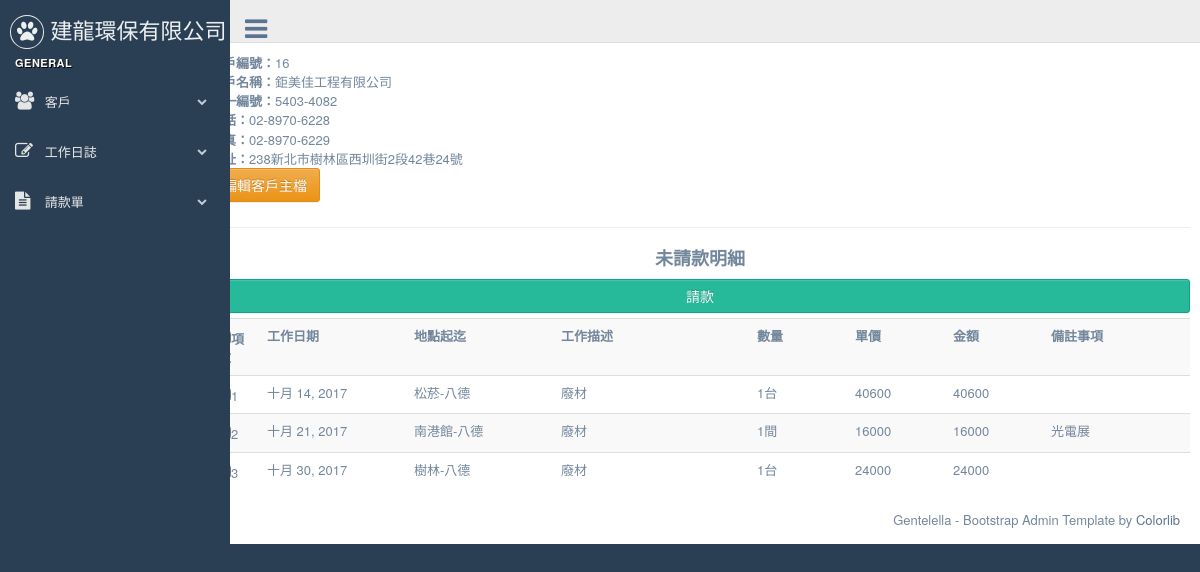
/customers/16/, run on an earlier commit of the app's database.
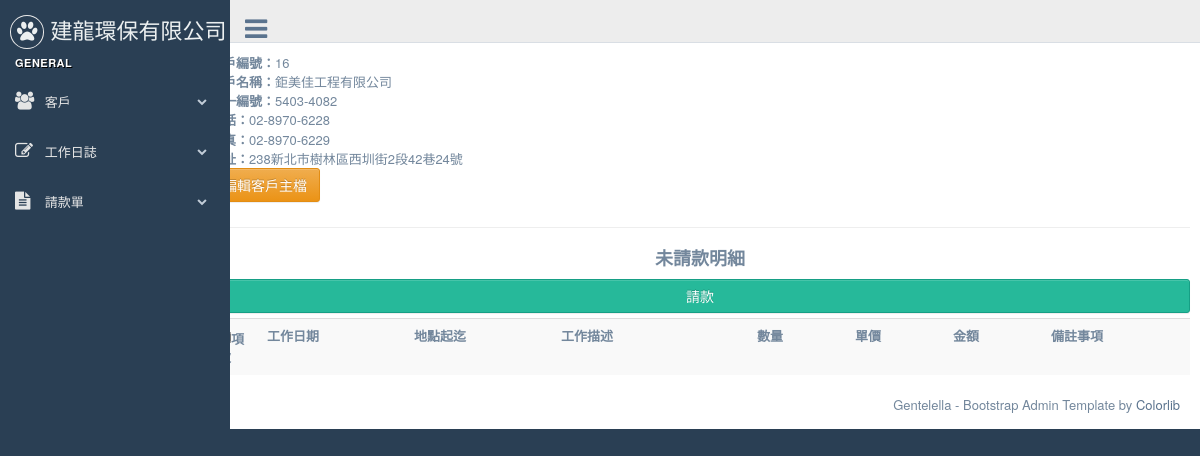
And on a later commit of the database.
### dailywork/models.py (models this page shows, shortened)
class Dailylog(models.Model):
	work_date = models.DateField( default=timezone.now )
	customer = models.ForeignKey(Customer)
	start_at = models.CharField(  max_length=20, null=False, blank=False )
	end_with = models.CharField(  max_length=20, null=False, blank=False )
	opreateDesc = models.CharField(max_length=20, blank=False, null=False)
	quantity = models.DecimalField( max_digits=10, decimal_places=0)
	uom = models.ForeignKey(Uom)
	uniprice = models.DecimalField( max_digits=10, decimal_places=0)
	notes = models.TextField(blank=True, null=True)
	payrequest = models.BooleanField(default=False, verbose_name='已請款')    # 是否已請款
	is_freecharge = models.BooleanField(default=False, verbose_name='免費項目')    # 是否爲免費項目, 如果為免費項目則在未請款清單是不會顯示的
	bill_number = models.CharField(  max_length=20, null=True, blank=True )
	invalid = models.BooleanField(default=False, verbose_name='項目作廢')
	create_at = models.DateTimeField( auto_now_add=True, auto_now=False)
	modify = models.DateTimeField( auto_now_add=False, auto_now=True)
	objects = DailylogManager()
	def get_amount(self):
		return self.quantity * self.uniprice

class Uom(models.Model):
	descriotion =  models.CharField(  max_length=20, null=False, blank=False )
	def __str__(self):
		return self.descriotion

### customers/views.py (the view)
# urls.py: url(r'^(?P<pk>\d+)/$', CustomerDetail.as_view( template_name ='customers/customer_detail.html'), name="customer_detail"  ),
class CustomerDetail(DetailView):
    model = Customer

### dailywork/models.py (called while the page is built)
	def norequest(self):
		return self.filter(payrequest=False , is_freecharge=False , invalid= False  )

	def get_queryset(self):
		return DailylogQueryset(self.model, using=self.db)

### templates/customers/customer_detail.html (shortened to what this page needs)
{% extends "base.html" %}
{% block content %}
<strong>客戶編號：</strong>{{ object.id }}<br>
<strong>客戶名稱：</strong>{{ object.title }}<br>
<strong>統一編號：</strong>{{ object.unikey }}<br>
<strong>電話：</strong>{{ object.phone }}<br>
<strong>傳真：</strong>{{ object.faxno }}<br>
<strong>地址：</strong>{{ object.address }}<br>
<a href="{{ instance.get_absolute_url }}edit" class="btn btn-warning" role="button">編輯客戶主檔</a>
<hr>
    <div align="center"  >
      <h2><strong>未請款明細</strong></h2>
    </div>
<form id="createform" action="" method="POST" onsubmit="return CreateOnSubmit({{ bill.id }})" >{% csrf_token %}
    <div >
      <button type="submit"  class="btn btn-success form-control">請款</button>
    </div>
  <table class="table table-striped" >
    <tr>
      <th width="5%"><input type="checkbox" value="核取方塊" id="CheckAll" />項次</th>
      <th width="15%">工作日期</th>
      <th width="15%">地點起迄</th>
      <th width="20%">工作描述</th>
      <th width="10%">數量</th>
      <th width="10%">單價</th>
      <th width="10%">金額</th>
      <th >備註事項</th>
    </tr>
  {% for dailylog in object.dailylog_set.all.norequest %}
    <tr>
        <td><input type="checkbox" class='cb' name="dailylogs"  value="{{ dailylog.id }}" />{{ forloop.counter }}</td>
        <td>{{ dailylog.work_date }}</td>
        <td>{{ dailylog.start_at }}-{{ dailylog.end_with }}</td>
        <td>{{ dailylog.opreateDesc }}</td>
        <td>{{ dailylog.quantity }}{{ dailylog.uom }}</td>
        <td>{{ dailylog.uniprice }}</td>
        <td>{{ dailylog.get_amount }}</td>
        <td>{{ dailylog.notes }}</td>
    </tr>
  {% endfor %}
  </table>
</form>
{% endblock content %}

What changed in the data, as far as the page shows it:
no longer on this page (row edited): Dailylog: work_date "十月 14, 2017", start_at "松菸", end_with "八德", opreateDesc "廢材", quantity "1", uom "台", uniprice "40600", get_amount "40600"
no longer on this page (row edited): Dailylog: work_date "十月 21, 2017", start_at "南港館", end_with "八德", opreateDesc "廢材", quantity "1", uom "間", uniprice "16000", get_amount "16000", notes "光電展"
no longer on this page (row edited): Dailylog: work_date "十月 30, 2017", start_at "樹林", end_with "八德", opreateDesc "廢材", quantity "1", uom "台", uniprice "24000", get_amount "24000"
